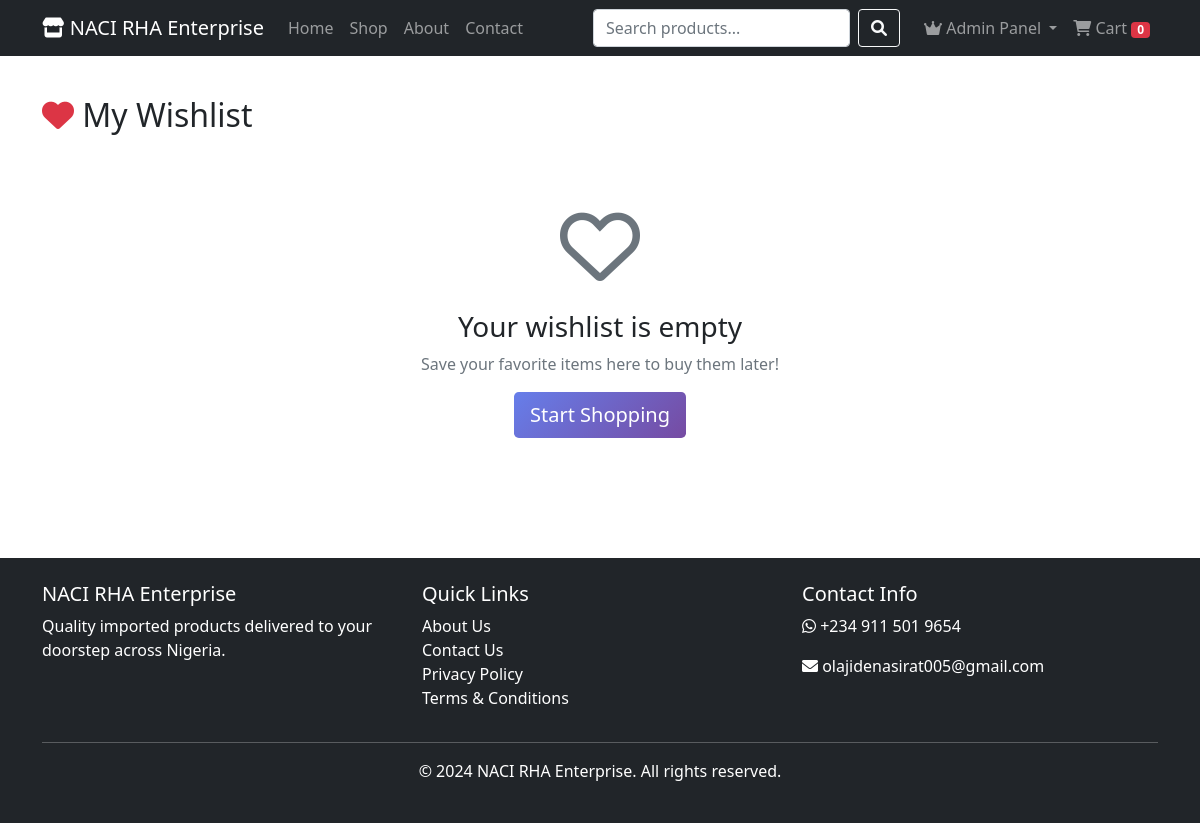
Before: /wishlist (signed in) with the older database file.
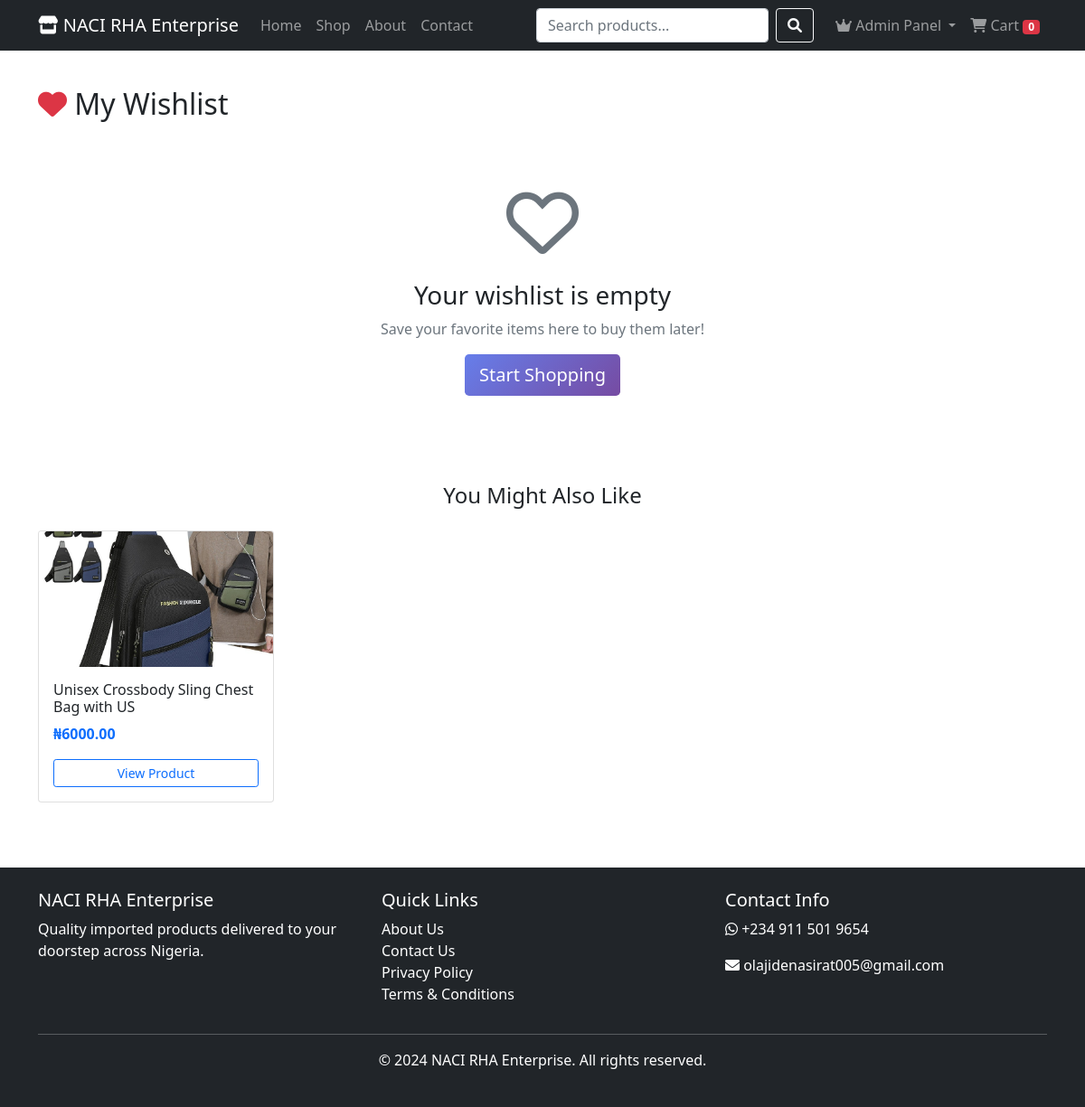
After: the same page with the newer database file.
### models.py (models this page shows, shortened)
class Product(db.Model):
    __tablename__ = 'products'
    id = db.Column(db.Integer, primary_key=True)
    name = db.Column(db.String(200), nullable=False)
    description = db.Column(db.Text, nullable=False)
    price = db.Column(db.Float, nullable=False)
    compare_price = db.Column(db.Float)
    stock = db.Column(db.Integer, default=0)
    sku = db.Column(db.String(50), unique=True)
    brand = db.Column(db.String(100))
    rating = db.Column(db.Float, default=0)
    rating_count = db.Column(db.Integer, default=0)
    is_featured = db.Column(db.Boolean, default=False)
    is_bestseller = db.Column(db.Boolean, default=False)
    is_new = db.Column(db.Boolean, default=False)
    discount_percent = db.Column(db.Integer, default=0)
    created_at = db.Column(db.DateTime, default=datetime.utcnow)
    category_id = db.Column(db.Integer, db.ForeignKey('categories.id'))
    images = db.relationship('ProductImage', backref='product', lazy=True)
    order_items = db.relationship('OrderItem', backref='product', lazy=True)
    reviews = db.relationship('Review', backref='product', lazy=True)

class ProductImage(db.Model):
    __tablename__ = 'product_images'
    id = db.Column(db.Integer, primary_key=True)
    product_id = db.Column(db.Integer, db.ForeignKey('products.id'), nullable=False)
    image_url = db.Column(db.String(200), nullable=False)
    is_main = db.Column(db.Boolean, default=False)

### app.py (the view, shortened to what this page needs)
@app.route('/wishlist')
@login_required
def wishlist():
    wishlist_entries = Wishlist.query.filter_by(user_id=current_user.id).all()
    wishlist_items = []
    suggested_products = Product.query.filter_by(is_bestseller=True).limit(4).all()
    if not suggested_products:
        suggested_products = Product.query.filter_by(is_featured=True).limit(4).all()
    if not suggested_products:
        suggested_products = Product.query.limit(4).all()
    return render_template('wishlist.html',
                         wishlist_items=wishlist_items,
                         products=suggested_products)

### app.py (called while the page is built)
@login_manager.user_loader
def load_user(user_id):
    return User.query.get(int(user_id))

### templates/wishlist.html (shortened to what the changed rows need)
{% extends "base.html" %}
{% block content %}
<div class="container my-4">
    <h2 class="mb-4">
        <i class="fas fa-heart text-danger"></i> My Wishlist
    </h2>
    {% if wishlist_items %}
        <div class="row g-4">
            {% for item in wishlist_items %}
            <div class="col-md-3 col-sm-6">
                <div class="card product-card h-100">
                    {% set product = item.product %}
                    {% if product.discount_percent > 0 %}
                    <span class="discount-badge">-{{ product.discount_percent }}%</span>
                    {% endif %}
                    <img src="{{ url_for('static', filename='uploads/' + (product.images[0].image_url if product.images else 'placeholder.png')) }}"
                         class="card-img-top"
                         alt="{{ product.name }}"
                         style="height: 200px; object-fit: cover;">
                    <div class="card-body">
                        <h6 class="card-title">{{ product.name[:50] }}</h6>
                        {% if product.brand %}
                        <p class="small text-muted mb-2">{{ product.brand }}</p>
                        {% endif %}
                        <div class="price mb-2">
                            {% if product.discount_percent > 0 %}
                            <span class="text-muted text-decoration-line-through">₦{{ "%.2f"|format(product.price) }}</span>
                            <span class="text-danger fw-bold ms-2">₦{{ "%.2f"|format(product.final_price) }}</span>
                            {% else %}
                            <span class="text-primary fw-bold">₦{{ "%.2f"|format(product.price) }}</span>
                            {% endif %}
                        </div>
                        <div class="rating mb-3">
                            {% for i in range(5) %}
                                {% if i < product.rating|int %}
                                <i class="fas fa-star text-warning"></i>
                                {% else %}
                                <i class="far fa-star text-warning"></i>
                                {% endif %}
                            {% endfor %}
                            <span class="small text-muted">({{ product.rating_count }})</span>
                        </div>
                        <div class="mb-3">
                            {% if product.in_stock %}
                            <span class="badge bg-success">In Stock ({{ product.stock }} available)</span>
                            {% else %}
                            <span class="badge bg-danger">Out of Stock</span>
                            {% endif %}
                        </div>
                        <div class="d-grid gap-2">
                            {% if product.in_stock %}
                            <form action="{{ url_for('add_to_cart', product_id=product.id) }}" method="post">
                                <input type="hidden" name="quantity" value="1">
                                <button type="submit" class="btn btn-primary w-100">
                                    <i class="fas fa-shopping-cart"></i> Add to Cart
                                </button>
                            </form>
                            {% else %}
                            <button class="btn btn-secondary w-100" disabled>
                                <i class="fas fa-ban"></i> Out of Stock
                            </button>
                            {% endif %}
                            <a href="{{ url_for('product_detail', product_id=product.id) }}" class="btn btn-outline-secondary">
                                <i class="fas fa-eye"></i> Quick View
                            </a>
                            <a href="{{ url_for('remove_from_wishlist', product_id=product.id) }}"
                               class="btn btn-outline-danger"
                               onclick="return confirm('Remove this item from your wishlist?')">
                                <i class="fas fa-trash"></i> Remove
                            </a>
                        </div>
                    </div>
                </div>
            </div>
            {% endfor %}
        </div>
        <div class="row mt-5">
            <div class="col-12">
                <div class="card bg-light">
                    <div class="card-body">
                        <div class="row align-items-center">
                            <div class="col-md-6">
                                <h5 class="mb-0">{{ wishlist_items|length }} items in your wishlist</h5>
                            </div>
                            <div class="col-md-6 text-md-end">
                                <form action="{{ url_for('add_all_to_cart') }}" method="post">
                                    <button type="submit" class="btn btn-success">
                                        <i class="fas fa-shopping-cart"></i> Add All to Cart
                                    </button>
                                </form>
                            </div>
                        </div>
                    </div>
                </div>
            </div>
        </div>
    {% else %}
        {% if products %}
        <div class="mt-5">
            <h4 class="text-center mb-4">You Might Also Like</h4>
            <div class="row g-4">
                {% for product in products %}
                <div class="col-md-3 col-sm-6">
                    <div class="card h-100">
                        <img src="{{ url_for('static', filename='uploads/' + (product.images[0].image_url if product.images else 'placeholder.png')) }}"
                             class="card-img-top"
                             style="height: 150px; object-fit: cover;">
                        <div class="card-body">
                            <h6 class="card-title">{{ product.name[:40] }}</h6>
                            <p class="text-primary fw-bold">₦{{ "%.2f"|format(product.price) }}</p>
                            <a href="{{ url_for('product_detail', product_id=product.id) }}" class="btn btn-sm btn-outline-primary w-100">View Product</a>
                        </div>
                    </div>
                </div>
                {% endfor %}
            </div>
        </div>
        {% endif %}
    {% endif %}
</div>
{% endblock %}

Changed rows visible on the page:
added Product: image_url (picture), name "Unisex Crossbody Sling Chest Bag with US", price "6000.00"
Other visible differences:
text now shown: "You Might Also Like"
